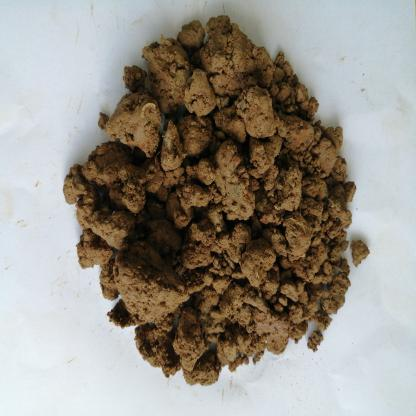
#> input picture assets/6F--38-_jpg.rf.67a5837c75b5dc33b49f278314a393a5.jpg, 416 x 416 px
$ jupyter execute image-processing.ipynb
#> lines starting #> are read from the running program, lines starting #| are printed output that depends on the picture; after the words box and inside, x2 and y2 are one past the last pixel; in counts of white or black regions, pixels touching at a corner belong together
# Importing Libraries

[cell 1]
import cv2
import matplotlib.pyplot as plt
import numpy as np

# Instantiating Constants

[cell 2]
## Path of Image
path = "assets/6F--38-_jpg.rf.67a5837c75b5dc33b49f278314a393a5.jpg"

## Final Image Size
final_image_size= 224

# Soil Image Processing

[cell 3]
## Load Image
img = cv2.imread(path)
#> img is the input picture: shape (416, 416, 3); mean B, G, R 137.8, 146.3, 151.8
plt.imshow(img)
plt.axis('off')
plt.show()

[cell 4]
## Convert image to RGB for better presentation
img = cv2.cvtColor(img, cv2.COLOR_BGR2RGB)
plt.imshow(img)
plt.axis('off')
plt.show()

[cell 5]
## Creating copy of image for later use
orig_img = img.copy()

[cell 6]
## Convert image to RGB for thresholding purposes
## for conducting thresholding
gray = cv2.cvtColor(img.copy(), cv2.COLOR_RGB2GRAY)
plt.imshow(gray,cmap='gray')
plt.axis('off')
plt.show()

[cell 7]
## Applying Otsu's method for thresholding with inversed binary
ret, bin_img = cv2.threshold(gray, 0, 255, cv2.THRESH_BINARY_INV + cv2.THRESH_OTSU)
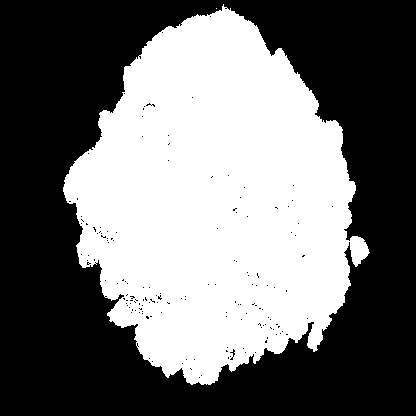
#> bin_img: shape (416, 416); 44.1% white; 2 white regions (1 under 20 px), largest, box (x1, y1, x2, y2) and area: (63, 4, 370, 385) 76309
#> ret = 138
plt.imshow(bin_img,cmap='gray')
plt.axis('off')
plt.show()

[cell 8]
## Applying morphological operations
## For noise removal on the thresholded image
kernel = cv2.getStructuringElement(cv2.MORPH_RECT, (3, 3))
bin_img = cv2.morphologyEx(bin_img, cv2.MORPH_CLOSE, kernel, iterations=7)
#> bin_img: shape (416, 416); 44.9% white; 1 white region, box (x1, y1, x2, y2) and area: (63, 0, 370, 385) 77686
bin_img = cv2.dilate(bin_img, kernel, iterations=5)
#> bin_img: shape (416, 416); 49% white; 1 white region, box (x1, y1, x2, y2) and area: (58, 0, 375, 390) 84851
plt.imshow(bin_img,cmap='gray')
plt.axis('off')
plt.show()

[cell 9]
## Applying distance transform on the cleaned threshold image
dist = cv2.distanceTransform(bin_img, cv2.DIST_L2, 5)
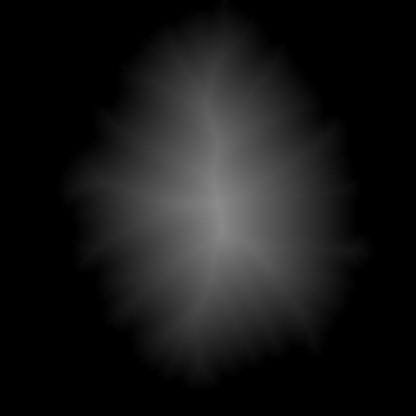
#> dist: shape (416, 416) float32; min 0, max 139.8, mean 23.8
plt.imshow(dist,cmap='gray')
plt.axis('off')
plt.show()

[cell 10]
# Foreground area
ret, sure_fg = cv2.threshold(dist, 0.5 * dist.max(), 255, cv2.THRESH_BINARY)
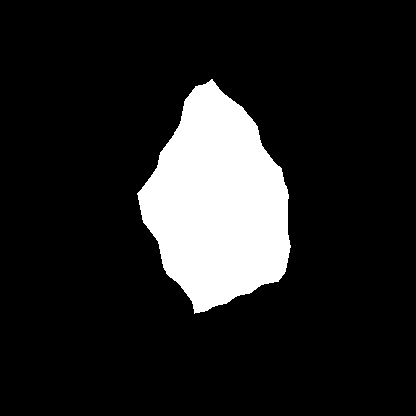
#> sure_fg: shape (416, 416) float32; 13.5% white; 1 white region, box (x1, y1, x2, y2) and area: (137, 79, 291, 314) 23362
#> ret = 69.9
sure_fg = sure_fg.astype(np.uint8)
plt.imshow(sure_fg, cmap='gray')
plt.axis('off')
plt.show()

[cell 11]
## Apply the mask to the original image to extract the foreground
## using the copy of the original image
region = cv2.bitwise_and(orig_img, orig_img, mask=sure_fg)
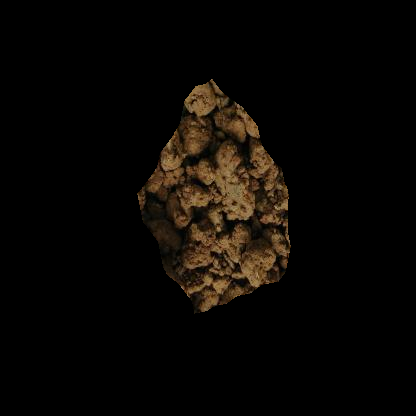
#> region: shape (416, 416, 3); mean R, G, B 10, 7.1, 4
plt.imshow(region)
plt.axis('off')
plt.show()

[cell 12]
## Applying selective cropping on the image to remove background
## and also resizing the iamge
non_zero_coords = np.argwhere(region > 0)
min_y, min_x, _ = non_zero_coords.min(axis=0)
#> min_y = 79; min_x = 137
max_y, max_x, _ = non_zero_coords.max(axis=0)
#> max_y = 313; max_x = 290
cropped_region = region[min_y:max_y + 1, min_x:max_x + 1]
cropped_region = cv2.resize(cropped_region, (final_image_size, final_image_size))
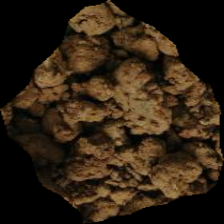
#> cropped_region: shape (224, 224, 3); mean R, G, B 47.8, 34.1, 19.1
plt.imshow(cropped_region)
plt.axis('off')
plt.show()

[cell 13]
## Spliting the image and applying median blur to each channel
## Before merging the image again
rgb_planes = cv2.split(cropped_region)
result_planes = []
for plane in rgb_planes:
    processed_image = cv2.medianBlur(plane, 7)
    result_planes.append(processed_image)
#> this loop made 3 passes
#> pass 3, `processed_image = cv2.medianBlur(plane, 7)`:
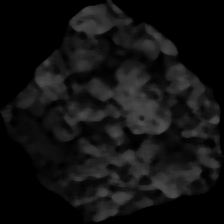
#> processed_image: shape (224, 224); min 0, max 79, mean 18.3
#> after the loop, result_planes = 3 items
result = cv2.merge(result_planes)
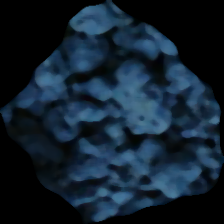
#> result: shape (224, 224, 3); mean of channels 0, 1, 2 47.3, 33.5, 18.3; drawn as B, G, R
plt.imshow(result)
plt.axis('off')
plt.show()

[cell 14]
## Splitting the image and applying CLAHE to each channel
## before meging the image again
rgb_planes = cv2.split(result)
result_planes=[]
clahe = cv2.createCLAHE(tileGridSize=(3,3),clipLimit=10)
for plane in rgb_planes:
    processed_image = clahe.apply(plane)
    result_planes.append(processed_image)

result = cv2.merge(result_planes)
plt.imshow(result)
plt.axis('off')
plt.show()

[cell 15]
## Converting the image to HSV color space
## To better attenuate the correletion between soil acidity and pixel value
hsv = cv2.cvtColor(result,cv2.COLOR_RGB2HSV)
#> hsv: shape (224, 224, 3); mean H, S, V 38.4, 29.5, 85.1
plt.imshow(hsv)
plt.axis('off')
plt.show()

[cell 16]
## Setting value channel to zero
## because it has no significant correlation to soil acidity
h,s,v = cv2.split(hsv)
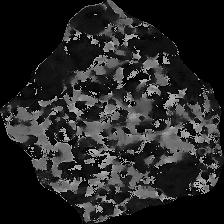
#> h: shape (224, 224); min 0, max 179, mean 38.4
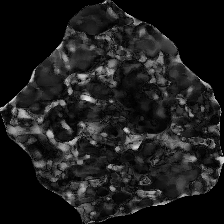
#> s: shape (224, 224); min 0, max 228, mean 29.5
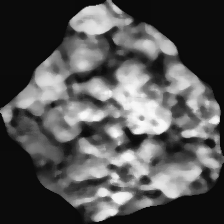
#> v: shape (224, 224); min 9, max 250, mean 85.1
v *= 0
#> v: shape (224, 224); every value is 0
HS = cv2.merge([h,s,v])
#> HS: shape (224, 224, 3); mean H, S, V 38.4, 29.5, 0
plt.imshow(HS)
plt.axis('off')
plt.show()

$ run again, with assets/7F--32-_jpg.rf.b7645b2cd24ba5eebfd522e7841dc411.jpg copied over assets/6F--38-_jpg.rf.67a5837c75b5dc33b49f278314a393a5.jpg
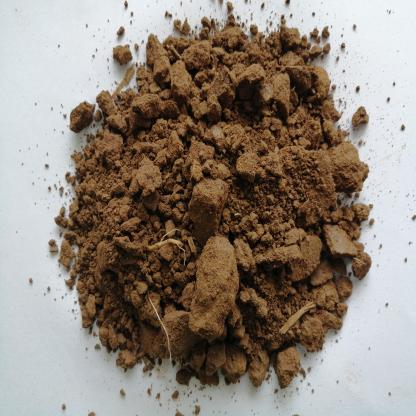
#> input picture assets/7F--32-_jpg.rf.b7645b2cd24ba5eebfd522e7841dc411.jpg, 416 x 416 px
#> img is the input picture: shape (416, 416, 3); mean B, G, R 123.7, 134.1, 145.5
#> `ret, bin_img = cv2.threshold(gray, 0, 255, cv2.THRESH_BINARY_INV + cv2..`:
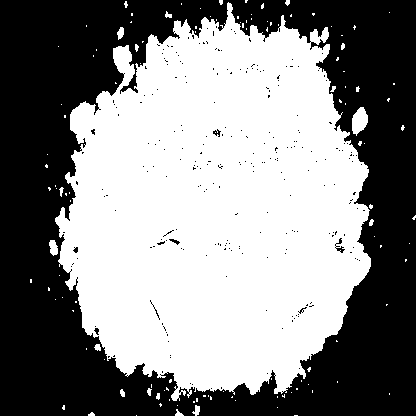
#> bin_img: shape (416, 416); 52.7% white; 248 black regions (241 under 20 px), largest, box (x1, y1, x2, y2) and area: (0, 0, 416, 416) 81236, (335, 238, 345, 253) 54, (213, 129, 221, 137) 31
#> `ret, bin_img = cv2.threshold(gray, 0, 255, cv2.THRESH_BINARY_INV + cv2..`: ret = 140
#> `ret, sure_fg = cv2.threshold(dist, 0.5 * dist.max(), 255, cv2.THRESH_B..`: ret = 79.39
#> min_y = 91; min_x = 130
#> max_y = 321; max_x = 292
#> the loop `for plane in rgb_planes:` made 3 passes
#> after the loop `for plane in rgb_planes:`: result_planes = 3 items
#> hsv: shape (224, 224, 3); mean H, S, V 45.8, 30.9, 102.2
#> `h,s,v = cv2.split(hsv)`:
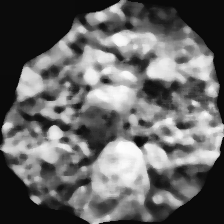
#> v: shape (224, 224); min 8, max 253, mean 102.2
#> HS: shape (224, 224, 3); mean H, S, V 45.8, 30.9, 0

$ run again, with assets/8F--64-_jpg.rf.53911ab17b69c3a2e83d64d6047cf0ea.jpg copied over assets/6F--38-_jpg.rf.67a5837c75b5dc33b49f278314a393a5.jpg
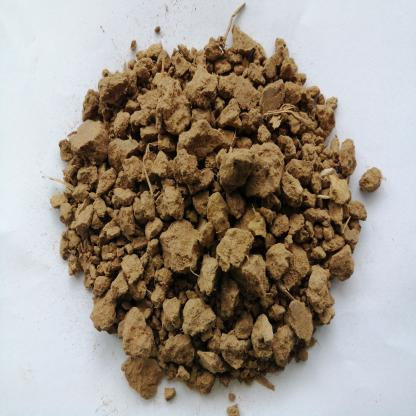
#> input picture assets/8F--64-_jpg.rf.53911ab17b69c3a2e83d64d6047cf0ea.jpg, 416 x 416 px
#> img is the input picture: shape (416, 416, 3); mean B, G, R 139, 149.8, 159.6
#> `ret, bin_img = cv2.threshold(gray, 0, 255, cv2.THRESH_BINARY_INV + cv2..`: ret = 144
#> `ret, sure_fg = cv2.threshold(dist, 0.5 * dist.max(), 255, cv2.THRESH_B..`: ret = 74.73
#> min_y = 111; min_x = 128
#> max_y = 326; max_x = 296
#> the loop `for plane in rgb_planes:` made 3 passes
#> after the loop `for plane in rgb_planes:`: result_planes = 3 items
#> hsv: shape (224, 224, 3); mean H, S, V 36.6, 27.7, 93.2
#> `h,s,v = cv2.split(hsv)`:
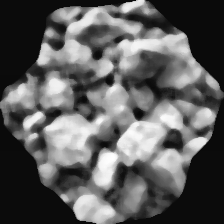
#> v: shape (224, 224); min 7, max 255, mean 93.2
#> HS: shape (224, 224, 3); mean H, S, V 36.6, 27.7, 0
